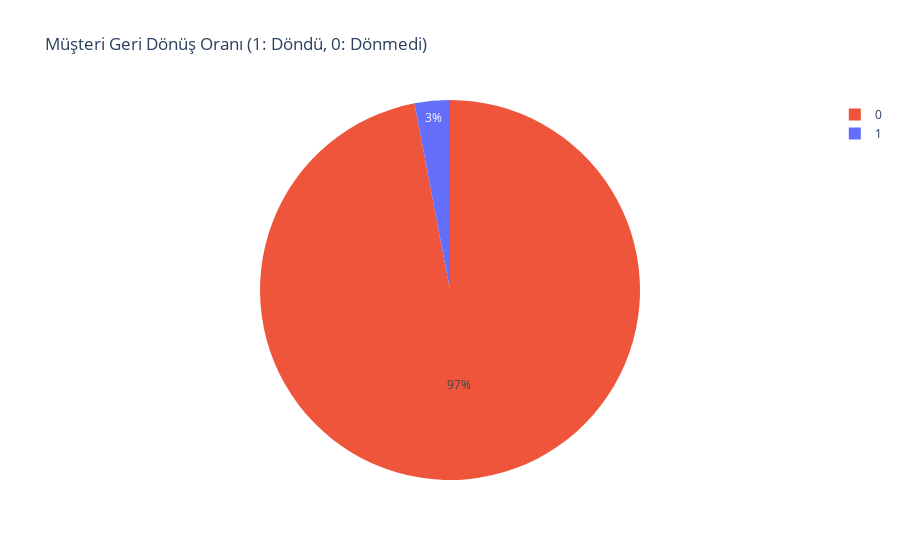

Source (notebook cell):
### Markdown cell above
## 📊 Adım 5: Hedef Değişken Analizi (Class Imbalance)

Bakalım kaç kişi geri dönmüş? Bu oran modelin başarısı için kritik.

### Code cell
target_dist = model_df["is_returning"].value_counts()
print(target_dist)

fig = px.pie(target_dist.to_pandas(), values="count", names="is_returning", 
             title="Müşteri Geri Dönüş Oranı (1: Döndü, 0: Dönmedi)",
             color_discrete_sequence=['#EF553B', '#636efa']) # Kırmızı: Dönmedi, Mavi: Döndü
fig.show()

### Figure 1 — Plotly figure (JSON) as saved in the notebook; plotly's stock layout.template omitted (floating-point values rounded to 4 significant figures)
{"data": [{"domain": {"x": [0, 1], "y": [0, 1]}, "hovertemplate": "is_returning=%{label}<br>count=%{value}<extra></extra>", "labels": [1, 0], "legendgroup": "", "name": "", "showlegend": true, "type": "pie", "values": [2801, 90557]}], "layout": {"legend": {"tracegroupgap": 0}, "piecolorway": ["#EF553B", "#636efa"], "title": {"text": "Müşteri Geri Dönüş Oranı (1: Döndü, 0: Dönmedi)"}}}
